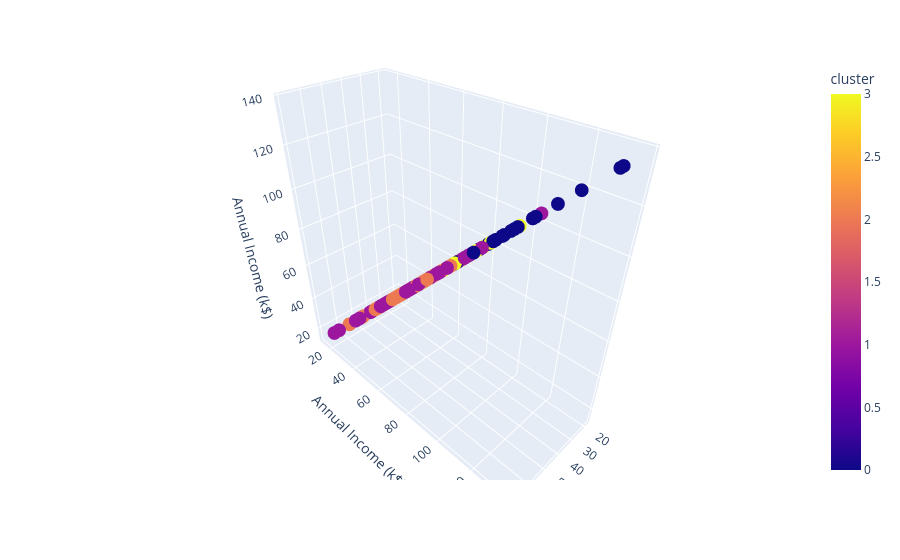

Source (notebook cell):
### Code cell
fig = px.scatter_3d(
    df, 
    x='Age',
    y='Annual Income (k$)',
    z='Annual Income (k$)',
    color = 'cluster'
)
fig.show()

### Figure 1 — Plotly figure (JSON) as saved in the notebook; plotly's stock layout.template omitted (floating-point values rounded to 4 significant figures; data arrays with more than 128 entries replaced by an {"elided": "..."} marker saying what was removed)
{"data": [{"hovertemplate": "Age=%{x}<br>Annual Income (k$)=%{z}<br>cluster=%{marker.color}<extra></extra>", "legendgroup": "", "marker": {"color": {"elided": "200 int values"}, "coloraxis": "coloraxis", "symbol": "circle"}, "mode": "markers", "name": "", "scene": "scene", "showlegend": false, "type": "scatter3d", "x": {"elided": "200 int values"}, "y": {"elided": "200 int values"}, "z": {"elided": "200 int values"}}], "layout": {"coloraxis": {"colorbar": {"title": {"text": "cluster"}}, "colorscale": [[0, "#0d0887"], [0.1111, "#46039f"], [0.2222, "#7201a8"], [0.3333, "#9c179e"], [0.4444, "#bd3786"], [0.5556, "#d8576b"], [0.6667, "#ed7953"], [0.7778, "#fb9f3a"], [0.8889, "#fdca26"], [1, "#f0f921"]]}, "legend": {"tracegroupgap": 0}, "margin": {"t": 60}, "scene": {"domain": {"x": [0, 1], "y": [0, 1]}, "xaxis": {"title": {"text": "Age"}}, "yaxis": {"title": {"text": "Annual Income (k$)"}}, "zaxis": {"title": {"text": "Annual Income (k$)"}}}}}
